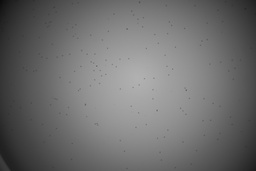
#> input picture image_processing/smooth_gaussian_3x3.jpg, 256 x 171 px, shrunk from 5472 x 3648 before the run
$ python 2-2.threshold_variable.py
#> lines starting #> are read from the running program, lines starting #| are printed output that depends on the picture
import cv2
import numpy as np
import time

# 載入灰階圖片
img = cv2.imread("smooth_gaussian_3x3.jpg",0)
#> img is the input picture: shape (171, 256); min 11, max 179, mean 110

# 建立filter
filter_size = 3
filter = np.ones((filter_size,filter_size),dtype= np.float16)

# 定義圖片寬高與filter寬高
h = img.shape[0]
#> h = 171
w= img.shape[1]
#> w = 256
filter_h = filter.shape[0]
filter_w = filter.shape[1]

# # 以filter的中心點 定義迴圈範圍
x1 = np.int32((filter_h - 1)/ 2)
y1 = np.int32((filter_w - 1)/ 2)
x2 = np.int32(h - (filter_h - 1)/ 2)
#> x2 = 170
y2 = np.int32(w - (filter_w - 1)/ 2)
#> y2 = 255

# 定義閥值參數
a = 10
b = 0.5

# global mean 效果不好
# mean_global = np.mean(img)

start = time.process_time()

for i in range(x1,x2): # i 從 filter中心開始
    # 定義 filter範圍
    m = i - x1 # 從0開始

    for j in range(y1,y2):
        # 定義 filter範圍
        n = j -y1 #從0開始

        # 把 filter範圍內的值存進矩陣 L
        L = img[m: m+ filter_h, n: n+ filter_w]

        # 對 filter內的所有像素取標準差與平均值，找出threshold
        mean = np.mean(L)
        stdv = np.std(L)
        t = a * stdv + b * mean # threshold value

        # 對每個點做二值化
        if (img[m,n] > t):
            img[m,n] = 255
        else:
            img[m,n] = 0
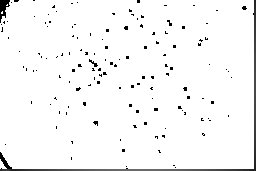
#> img: shape (171, 256); min 0, max 255, mean 246.3

end = time.process_time()
print((end-start))

cv2.imwrite("threshold_variable_gaussian_a=10,b=0.5.jpg", img)
